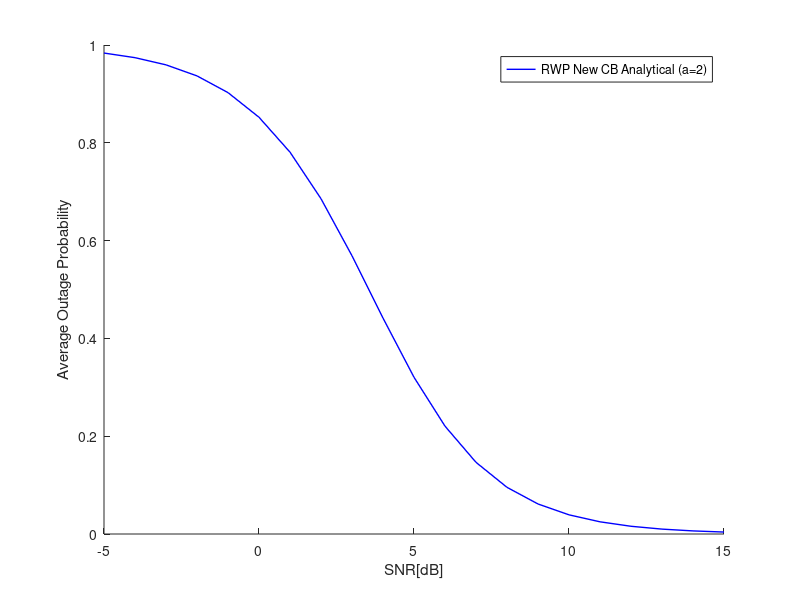

The MATLAB script that drew this image:
clear all;
close all;
clc;

a = 2;
R = 0.1:0.1:1;
k = R.^a;
x = -5:1:15;
x_lin = 10.^(x/10);
% Equation - 16
% P_CB_a_2 = 2.*k.*((k+1).*(log(k+1)-log(k)) - 1);

% P_CB_a_2_m =(1/2)-R+(3.*(R.^2)/2)-(R.^3)-((R.^2).*(R.^2-2).*log(R))+((R.^2-1).^2).*(log(R+1));
% P_CB_a_2_m = 1/2-R+(3*(R^2)/2)-R^3-((R^2)*(R^2-2)*log(R))+((R^2-1)^2)*(log(R+1));

% P_CB_a_2_k = 1- (4.*(2-3.*(x.^2)+2.*(exp((-x.^2)/2)).*((x.^2)-1)-sqrt(2*pi).*(x.^3).*erfc(x./sqrt(2)))./(3.*(x.^3)));

P_CB_a_2_k = 4.*(x_lin.^2 + 2.*exp(-(x_lin.^2)/2) - 2)./(x_lin.^4);
% Equation - 18
% P_HC_a_2 = 6.*((8.*k.*k.*k + 35.*k.*k + 27.*k).*(log(k+1)-log(k)) - 8.*k.*k - 31.*k)./73;

% Equation - 39
% P_RD_a_2 = k.*(log(k+1)-log(k));

% plot(R,P_CB_a_2,'-o','Linewidth',1.0);
hold on
% plot(R,P_CB_a_2_m,'-','Linewidth',1.0);
plot(x,P_CB_a_2_k,'-b','Linewidth',1.0);
ylim([0 1])
% plot(R,P_HC_a_2,'-s','Linewidth',1.0);
% plot(R,P_RD_a_2,'->','Linewidth',1.0);
% plot(r_e,prob);

xlabel('SNR[dB]');
ylabel('Average Outage Probability');
legend('RWP New CB Analytical (a=2)');